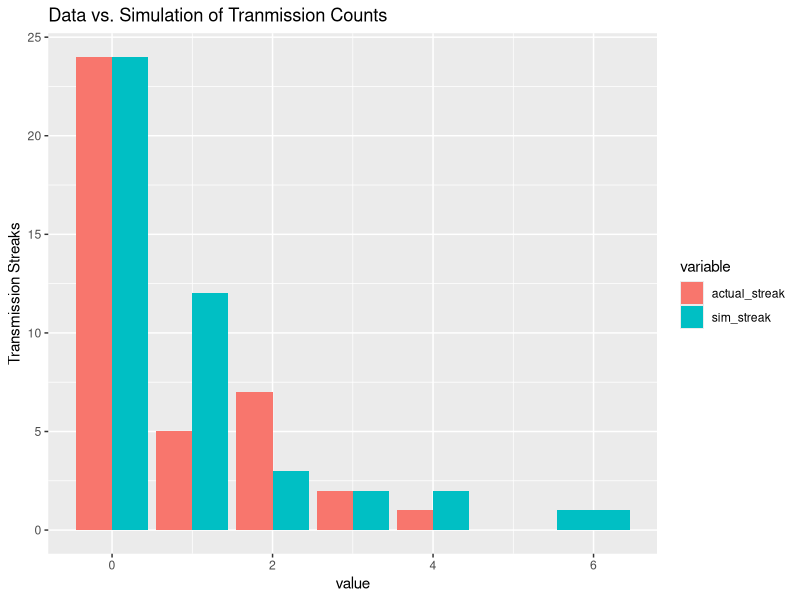
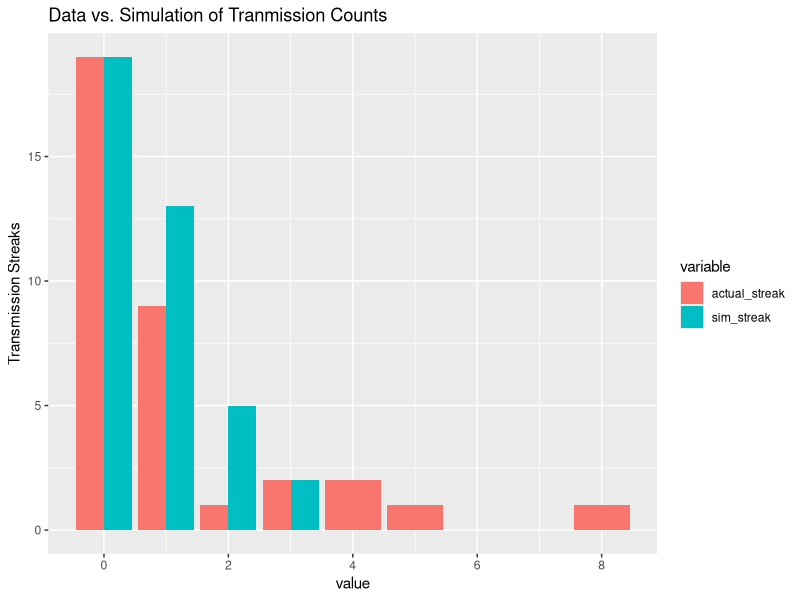
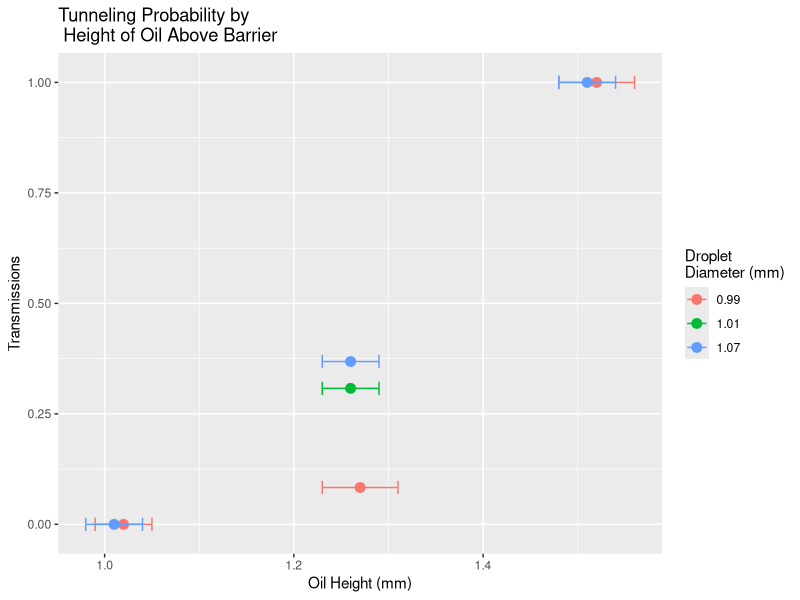

These figures' R source, in order:
## ---- chunk 1
suppressWarnings(library(ggplot2))
library(tidyr)
library(dplyr)
## ---- chunk 2
set.seed(4)

# Import data.
data <- c("R", "T", "T", "T", "R", "T", "T", "R", "T", "R","R","R","R","T", "R","R","R","R","R","T", "R","R","R","T","R","R","R","R","R","R","R","R","T", "T", "T", "T", "R", "R", "R", "T", "T", "R", "T","T", "R", "T", "T","R","T", "T", "R", "R", "T", "T", "R", "T", "R","R","R","R","T", "T", "T", "R", "T", "T", "R")

# Write function to calculate the streak of transmissions.
calc_streak <- function(x){
    diff(which(c(0, as.numeric(x == "T"), 0) == 0)) - 1
}

# Calculate streak of data.
streak <- calc_streak(data)


# Reproduce with a simulation. Calculate streaks of simulation.
T_prob <- 31.0/length(data)
outcomes <- c("T", "R")
sim_data <- sample(outcomes, size = length(data), replace = TRUE, prob = c(T_prob, (1-T_prob)))
sim <- calc_streak(sim_data)


# Format real and simulated data for plots.
st <- data.frame(streak) %>% 
  group_by(streak) %>% 
  summarize(results = n()) %>%
  rename(actual_streak = streak)

su <- data.frame(sim) %>% 
  group_by(sim) %>% 
  summarize(results = n()) %>%
  rename(sim_streak = sim)

all <- full_join(st,su, by= "results")
all[is.na(all)] <- 0
all.long <- gather(all, "variable","value", -results)


# Plot.
ggplot(all.long, aes(value, results, fill=variable)) + 
  geom_bar(stat="identity", position="dodge") +
  ggtitle("Data vs. Simulation of Tranmission Counts") + ylab("Transmission Streaks")
## ---- chunk 3
# Write function to calculate the streak of reflections.
calc_streak <- function(x){
    diff(which(c(0, as.numeric(x == "R"), 0) == 0)) - 1
}

# Calculate streak of data.
streak <- calc_streak(data)


# Calculate streaks of simulation.
sim <- calc_streak(sim_data)


# Format real and simulated data for plots.
st <- data.frame(streak) %>% 
  group_by(streak) %>% 
  summarize(results = n()) %>%
  rename(actual_streak = streak)

su <- data.frame(sim) %>% 
  group_by(sim) %>% 
  summarize(results = n()) %>%
  rename(sim_streak = sim)

all <- full_join(st,su, by= "results")
all[is.na(all)] <- 0
all.long <- gather(all, "variable","value", -results)


# Plot.
ggplot(all.long, aes(value, results, fill=variable)) + 
  geom_bar(stat="identity", position="dodge") +
  ggtitle("Data vs. Simulation of Tranmission Counts") + ylab("Transmission Streaks")
## ---- chunk 4
h <- c(1.52,1.27,1.02,1.51,1.26,1.01,1.26)
h_E <- c(0.04, 0.04, 0.03, 0.03, 0.03,0.03,0.03) 
T <- c(1.0, 1/12, 0.0, 1.0, 7/19, 0.0, 4/13)
barrier <- c(2.75,3.0,3.25,2.75,3.0,3.25,3.0)
trial <- c(1,1,1,2,2,2,3)

D1 <- round(mean(c(0.9876,1.011,1.048,0.9968,0.9789,0.9676,0.9969,0.9969,0.9672)), digits = 2)
D_SE1 <- round(sd(c(0.9876,1.011,1.048,0.9968,0.9789,0.9676,0.9969,0.9969,0.9672))/sqrt(9), digits = 2)

D2 <- round(mean(c(1.042,1.094,1.113,1.011,1.154, 1.030,1.054,1.078)), digits = 2)
D_SE2 <- round(sd(c(1.042,1.094,1.113,1.011,1.154, 1.030,1.054,1.078))/sqrt(9), digits = 2)

D3 <- round(mean(c(1.089,0.9754,1.058,1.001,0.9794,1.030,0.9193,0.9878,1.090)), digits = 2)
D_SE3 <- round(sd(c(1.089,0.9754,1.058,1.001,0.9794,1.030,0.9193,0.9878,1.090))/sqrt(9), digits = 2)

D <- c(D1,D1,D1,D2,D2,D2,D3)
df <- data.frame(trial, barrier, h, h_E, T, D)

  
ggplot(df, aes(h, T, col = as.factor(D))) + 
  geom_point(size = 3) +
  geom_errorbarh(aes(xmin=h-h_E, xmax=h+h_E), height=.03) +
  xlab("Oil Height (mm)") + 
  ylab("Transmissions") +
  scale_color_discrete("Droplet\nDiameter (mm)") +
  ggtitle("Tunneling Probability by\n Height of Oil Above Barrier")

?geom_errobar
